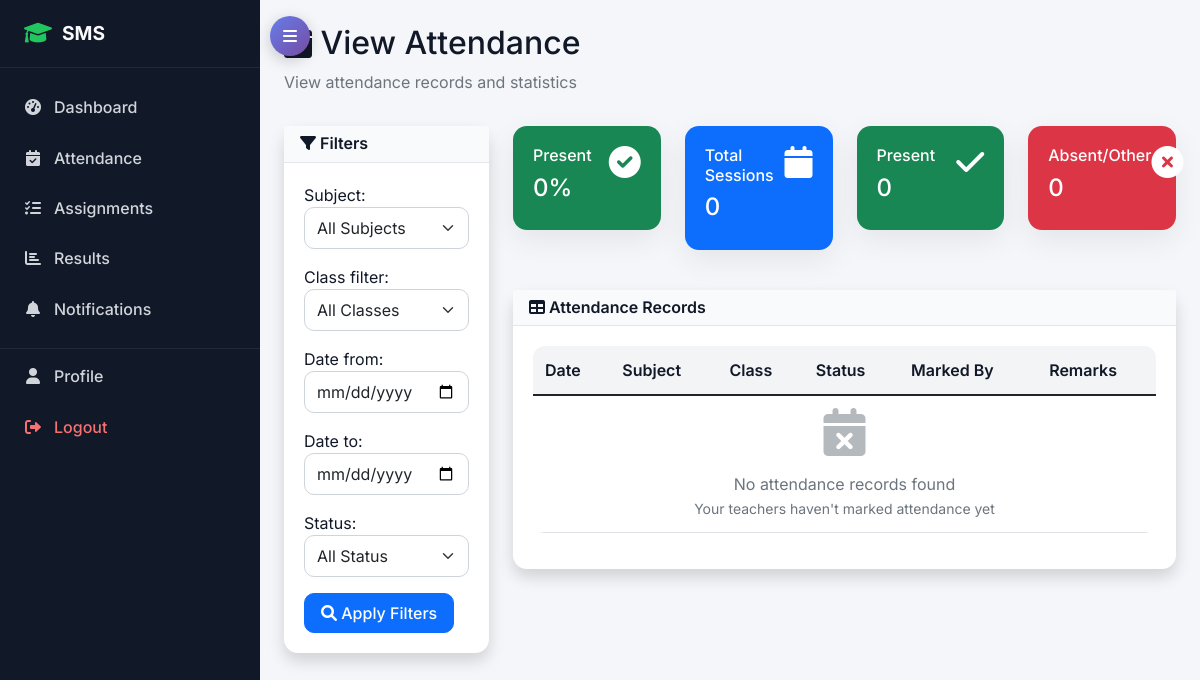
The page /attendance/view/ (signed in) on the database as committed earlier.
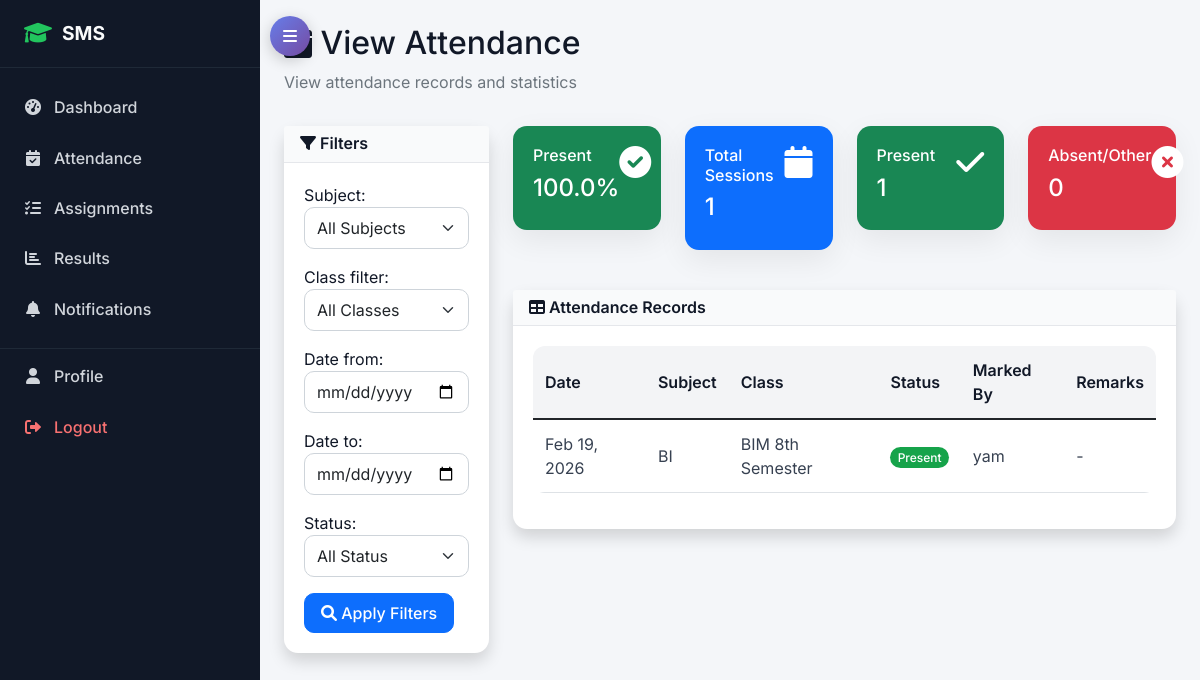
The same page on the database as committed later.
### attendance/models.py (models this page shows, shortened)
class AttendanceRecord(models.Model):
    ATTENDANCE_CHOICES = (
        ('present', 'Present'),
        ('absent', 'Absent'),
        ('late', 'Late'),
        ('excused', 'Excused'),
    )
    session = models.ForeignKey(AttendanceSession, on_delete=models.CASCADE)
    student = models.ForeignKey(StudentProfile, on_delete=models.CASCADE)
    status = models.CharField(max_length=10, choices=ATTENDANCE_CHOICES)
    remarks = models.TextField(blank=True)
    marked_at = models.DateTimeField(auto_now_add=True)
    class Meta:
        unique_together = ['session', 'student']

class AttendanceSession(models.Model):
    teacher_assignment = models.ForeignKey(TeacherSubjectAssignment, on_delete=models.CASCADE)
    date = models.DateField()
    start_time = models.TimeField()
    end_time = models.TimeField()
    topic_covered = models.CharField(max_length=200, blank=True)
    notes = models.TextField(blank=True)
    is_completed = models.BooleanField(default=False)
    created_at = models.DateTimeField(auto_now_add=True)
    class Meta:
        unique_together = ['teacher_assignment', 'date', 'start_time']

### academic/models.py (models this page shows, shortened)
class TeacherSubjectAssignment(models.Model):
    teacher = models.ForeignKey(TeacherProfile, on_delete=models.CASCADE)
    subject = models.ForeignKey(Subject, on_delete=models.CASCADE)
    class_assigned = models.ForeignKey(Class, on_delete=models.CASCADE)
    academic_year = models.ForeignKey(AcademicYear, on_delete=models.CASCADE)
    class Meta:
        unique_together = ['teacher', 'subject', 'class_assigned', 'academic_year']

class Subject(models.Model):
    name = models.CharField(max_length=100)
    code = models.CharField(max_length=20, unique=True)
    course = models.ForeignKey(Course, on_delete=models.CASCADE)
    semester = models.PositiveIntegerField()
    year = models.PositiveIntegerField()  # 1st year, 2nd year, etc.
    credits = models.PositiveIntegerField(default=3)
    description = models.TextField(blank=True)
    class Meta:
        unique_together = ['code', 'course']

class Class(models.Model):
    name = models.CharField(max_length=50)
    course = models.ForeignKey(Course, on_delete=models.CASCADE)
    year = models.PositiveIntegerField()  # 1st year, 2nd year, etc.
    semester = models.PositiveIntegerField()
    section = models.CharField(max_length=10)
    academic_year = models.ForeignKey(AcademicYear, on_delete=models.CASCADE)
    class_teacher = models.ForeignKey(TeacherProfile, on_delete=models.SET_NULL, null=True, blank=True, related_name='class_teacher_for')
    class Meta:
        unique_together = ['course', 'year', 'semester', 'section', 'academic_year']
    def __str__(self):
        return f"{self.course.name} - Year {self.year}, Sem {self.semester} - {self.section}"

### accounts/models.py (models this page shows, shortened)
class TeacherProfile(models.Model):
    user = models.OneToOneField(User, on_delete=models.CASCADE, related_name='teacher_profile')
    employee_id = models.CharField(max_length=20, unique=True)
    qualification = models.CharField(max_length=200)
    experience_years = models.PositiveIntegerField(default=0)
    specialization = models.CharField(max_length=100)
    joining_date = models.DateField()

class User(AbstractUser):
    USER_TYPE_CHOICES = (
        ('admin', 'Admin'),
        ('student', 'Student'),
        ('teacher', 'Teacher'),
        ('parent', 'Parent'),
    )
    user_type = models.CharField(max_length=10, choices=USER_TYPE_CHOICES)
    phone_regex = RegexValidator(regex=r'^\+?1?\d{9,15}$', message="Phone number must be entered in the format: '+999999999'. Up to 15 digits allowed.")
    phone_number = models.CharField(validators=[phone_regex], max_length=17, blank=True)
    address = models.TextField(blank=True)
    date_of_birth = models.DateField(null=True, blank=True)
    profile_picture = models.ImageField(upload_to='profile_pics/', blank=True, null=True)
    is_active = models.BooleanField(default=True)
    created_at = models.DateTimeField(auto_now_add=True)
    updated_at = models.DateTimeField(auto_now=True)

### attendance/views.py (the view, shortened to what this page needs)
# urls.py: path('view/', views.view_attendance, name='view_attendance'),
@login_required
def view_attendance(request):
    if request.user.user_type == 'student':
        try:
            student_profile = request.user.student_profile
            enrollment = student_profile.get_current_enrollment()
            filter_form = AttendanceFilterForm(request.GET, user=request.user)
            attendance_records = AttendanceRecord.objects.filter(
                student=student_profile
            ).select_related('session__teacher_assignment__subject', 'session__teacher_assignment__teacher__user')
            if filter_form.is_valid():
                if filter_form.cleaned_data.get('subject'):
                    attendance_records = attendance_records.filter(
                        session__teacher_assignment__subject=filter_form.cleaned_data['subject']
                    )
                if filter_form.cleaned_data.get('date_from'):
                    attendance_records = attendance_records.filter(
                        session__date__gte=filter_form.cleaned_data['date_from']
                    )
                if filter_form.cleaned_data.get('date_to'):
                    attendance_records = attendance_records.filter(
                        session__date__lte=filter_form.cleaned_data['date_to']
                    )
                if filter_form.cleaned_data.get('status'):
                    attendance_records = attendance_records.filter(
                        status=filter_form.cleaned_data['status']
                    )
            attendance_records = attendance_records.order_by('-session__date', '-session__start_time')
            total_sessions = attendance_records.count()
            present_sessions = attendance_records.filter(status__in=['present', 'late']).count()
            absent_sessions = total_sessions - present_sessions
            attendance_percentage = (present_sessions / total_sessions * 100) if total_sessions > 0 else 0
            context = {
                'attendance_records': attendance_records,
                'filter_form': filter_form,
                'enrollment': enrollment,
                'total_sessions': total_sessions,
                'present_sessions': present_sessions,
                'absent_sessions': absent_sessions,
                'attendance_percentage': round(attendance_percentage, 2)
            }
        except Exception as e:
            print(f"Error in student attendance view: {e}")
            import traceback
            traceback.print_exc()
            messages.error(request, 'An error occurred while loading attendance data.')
            context = {
                'attendance_records': [],
                'filter_form': None,
                'enrollment': None,
                'total_sessions': 0,
                'present_sessions': 0,
                'absent_sessions': 0,
                'attendance_percentage': 0
            }
    return render(request, 'attendance/view_attendance.html', context)

### accounts/models.py (called while the page is built)
    def get_current_enrollment(self):
        from academic.models import StudentEnrollment, AcademicYear
        current_academic_year = AcademicYear.objects.filter(is_current=True).first()
        if current_academic_year:
            enrollment = StudentEnrollment.objects.filter(
                student=self,
                is_active=True,
                class_enrolled__academic_year=current_academic_year
            ).first()
            if enrollment:
                return enrollment
        return StudentEnrollment.objects.filter(
            student=self,
            is_active=True
        ).order_by('-enrollment_date').first()

### templates/attendance/view_attendance.html (shortened to what the changed rows need)
{% extends 'base.html' %}
{% block content %}
<div class="row">
    <div class="col-12">
        <h2><i class="fas fa-calendar-check"></i> View Attendance</h2>
    </div>
</div>
<div class="row">
    <div class="col-lg-9 mb-4">
        {% if user.user_type == 'student' %}
        <div class="row mb-4">
            <div class="col-md-3">
                <div class="card bg-success text-white">
                    <div class="card-body">
                        <div class="d-flex justify-content-between">
                            <div>
                                <h6>Present</h6>
                                <h4>{{ attendance_percentage|default:0 }}%</h4>
                            </div>
                            <i class="fas fa-check-circle fa-2x"></i>
                        </div>
                    </div>
                </div>
            </div>
            <div class="col-md-3">
                <div class="card bg-primary text-white">
                    <div class="card-body">
                        <div class="d-flex justify-content-between">
                            <div>
                                <h6>Total Sessions</h6>
                                <h4>{{ total_sessions|default:0 }}</h4>
                            </div>
                            <i class="fas fa-calendar fa-2x"></i>
                        </div>
                    </div>
                </div>
            </div>
            <div class="col-md-3">
                <div class="card bg-success text-white">
                    <div class="card-body">
                        <div class="d-flex justify-content-between">
                            <div>
                                <h6>Present</h6>
                                <h4>{{ present_sessions|default:0 }}</h4>
                            </div>
                            <i class="fas fa-check fa-2x"></i>
                        </div>
                    </div>
                </div>
            </div>
            <div class="col-md-3">
                <div class="card bg-danger text-white">
                    <div class="card-body">
                        <div class="d-flex justify-content-between">
                            <div>
                                <h6>Absent/Other</h6>
                                <h4>{{ absent_sessions|default:0 }}</h4>
                            </div>
                            <i class="fas fa-times-circle fa-2x"></i>
                        </div>
                    </div>
                </div>
            </div>
        </div>
        {% endif %}
        <div class="card shadow">
            <div class="card-body">
                <div class="table-responsive">
                    <table class="table table-hover">
                        <thead>
                            <tr>
                                <th>Date</th>
                                <th>Subject</th>
                                <th>Class</th>
                                <th>Status</th>
                                <th>Marked By</th>
                                <th>Remarks</th>
                            </tr>
                        </thead>
                        <tbody>
                            {% if attendance_records %}
                                {% for record in attendance_records %}
                                <tr>
                                    <td>{{ record.session.date|date:"M d, Y" }}</td>
                                    <td>{{ record.session.teacher_assignment.subject.name }}</td>
                                    <td>{{ record.session.teacher_assignment.class_assigned.name }}</td>
                                    <td>
                                        {% if record.status == 'present' %}
                                            <span class="badge bg-success">Present</span>
                                        {% elif record.status == 'absent' %}
                                            <span class="badge bg-danger">Absent</span>
                                        {% elif record.status == 'late' %}
                                            <span class="badge bg-warning">Late</span>
                                        {% elif record.status == 'excused' %}
                                            <span class="badge bg-info">Excused</span>
                                        {% endif %}
                                    </td>
                                    <td>{{ record.session.teacher_assignment.teacher.user.get_full_name|default:record.session.teacher_assignment.teacher.user.username }}</td>
                                    <td>{{ record.remarks|default:"-" }}</td>
                                </tr>
                                {% endfor %}
                            {% else %}
                                <tr>
                                    <td colspan="{% if user.user_type == 'teacher' or user.user_type == 'admin' %}7{% else %}6{% endif %}" class="text-center text-muted">
                                        <i class="fas fa-calendar-times fa-3x mb-3"></i>
                                        <br>No attendance records found
                                        {% if user.user_type == 'student' %}
                                        <br><small>Your teachers haven't marked attendance yet</small>
                                        {% endif %}
                                    </td>
                                </tr>
                            {% endif %}
                        </tbody>
                    </table>
                </div>
            </div>
        </div>
    </div>
</div>
{% endblock %}

Rows that differ between the two databases and show on the page:
added AttendanceRecord: session "Feb 19, 2026", session.teacher_assignment.subject.name "BI", session.teacher_assignment.class_assigned.name "BIM 8th Semester", status "Present", session.teacher_assignment.teacher.user.get_full_name "yam", remarks "-"
Other text that changed with them:
{{ attendance_percentage|default:0 }}: "0" → "100.0"
{{ total_sessions|default:0 }}: "0" → "1"
{{ present_sessions|default:0 }}: "0" → "1"
text no longer shown: "No attendance records found Your teachers haven't marked attendance yet"
